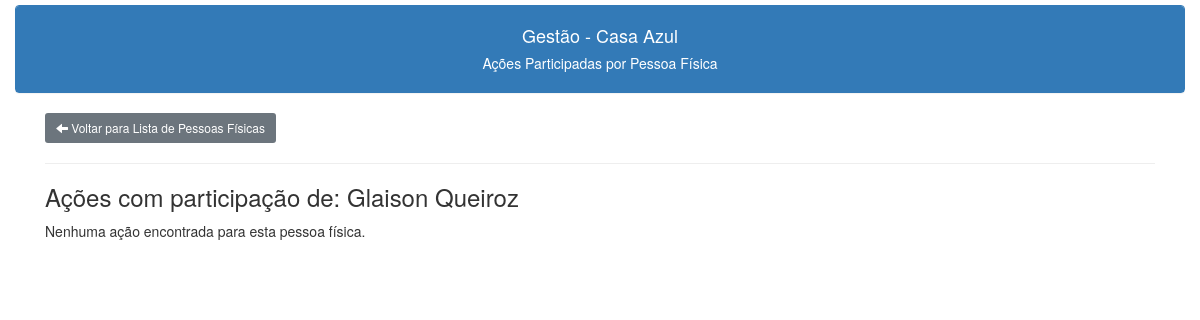
Page /pessoas/pessoas_acoes.php?id=4 (signed in) on the earlier database version.
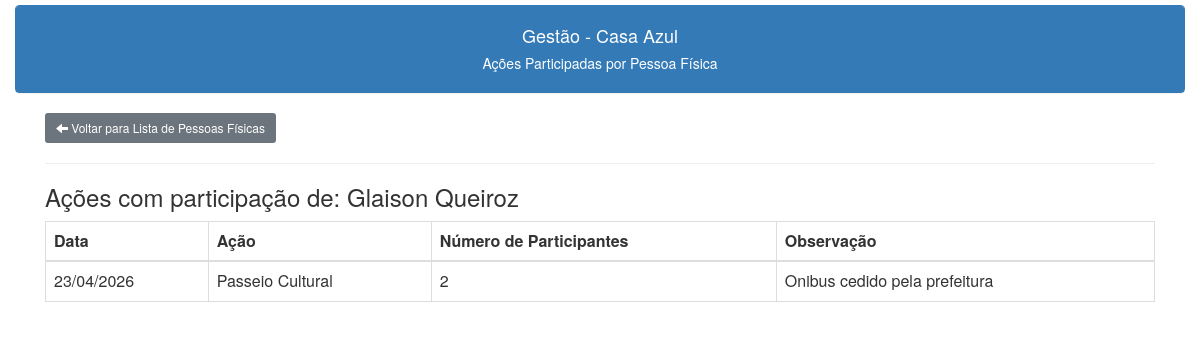
Same page on the later database version.
### tables this page shows
CREATE TABLE IF NOT EXISTS `acoes` (
  `id` int NOT NULL AUTO_INCREMENT,
  `data` date NOT NULL,
  `descricao` varchar(200) DEFAULT NULL,
  `id_tipo_atividade` int DEFAULT NULL,
  `participantes` int DEFAULT NULL,
  `observacao` blob,
  PRIMARY KEY (`id`),
  KEY `FK_acoes_atividades` (`id_tipo_atividade`),
  CONSTRAINT `FK_acoes_atividades` FOREIGN KEY (`id_tipo_atividade`) REFERENCES `atividades` (`id`)
);

CREATE TABLE IF NOT EXISTS `atividades` (
  `id` int NOT NULL AUTO_INCREMENT,
  `descricao` varchar(200) DEFAULT NULL,
  `observacao` blob,
  PRIMARY KEY (`id`)
);

### pessoas/pessoas_acoes.php (the view, shortened to what this page needs)
<?php
include("../conexao.php");
include("../links.php");
?>
<!DOCTYPE html>
<html lang="pt-br">
<head>
</head>
<body>
    <div class="container-fluid">
        <div style="padding-top:5px;">
            <div class="panel panel-primary class">
                <div class="panel-heading text-center">
                    <h4>Gestão - Casa Azul</h4>
                    <h5>Ações Participadas por Pessoa Física<h5>
                </div>
            </div>
        </div>
        <div class="container content-box">
            <a class="btn btn-secondary btn-sm" href="/casaazul/pessoas/pessoas_lista.php"><span class="glyphicon glyphicon-arrow-left"></span> Voltar para Lista de Pessoas Físicas</a>
            <hr>
            <?php
            $c_sql = "SELECT acoes.`data`, acoes.descricao, atividades.descricao AS acao, acoes.participantes, acoes.observacao FROM participantes_acoes
JOIN acoes ON participantes_acoes.id_acao = acoes.id
JOIN atividades ON acoes.id_tipo_atividade = atividades.id
where participantes_acoes.id_participante = " . $_GET['id'];
            $result = $conection->query($c_sql);
            $c_sql_pessoa = "SELECT nome FROM cadastro WHERE id = " . $_GET['id'];
            $result_pessoa = $conection->query($c_sql_pessoa);
            if ($result_pessoa->num_rows > 0) {
                $row_pessoa = $result_pessoa->fetch_assoc();
                echo "<h3>Ações com participação de: " . $row_pessoa['nome'] . "</h3>";
            }
            if ($result->num_rows > 0) {
                echo "<table class='table table-bordered tablista'>
                        <thead>
                            <tr>
                                <th>Data</th>
                                <th>Ação</th>
                                <th>Número de Participantes</th>
                                <th>Observação</th>
                            </tr>
                        </thead>
                        <tbody>";
                while ($row = $result->fetch_assoc()) {
                    echo "<tr>
                            <td>" . date("d/m/Y", strtotime($row['data'])) . "</td>
                            <td>{$row['acao']}</td>
                            <td>{$row['participantes']}</td>
                            <td>{$row['observacao']}</td>
                        </tr>";
                }
                echo "</tbody></table>";
            } else {
                echo "<p>Nenhuma ação encontrada para esta pessoa física.</p>";
            }
            ?>
        </div>
    </div>
</body>
</html>

Differences in the rows shown:
added acoes: data "23/04/2026", id_tipo_atividade.descricao "Passeio Cultural", participantes "2", observacao "Onibus cedido pela prefeitura"
Other differences:
text no longer shown: "Nenhuma ação encontrada para esta pessoa física."
text now shown: "Data Ação Número de Participantes Observação"
